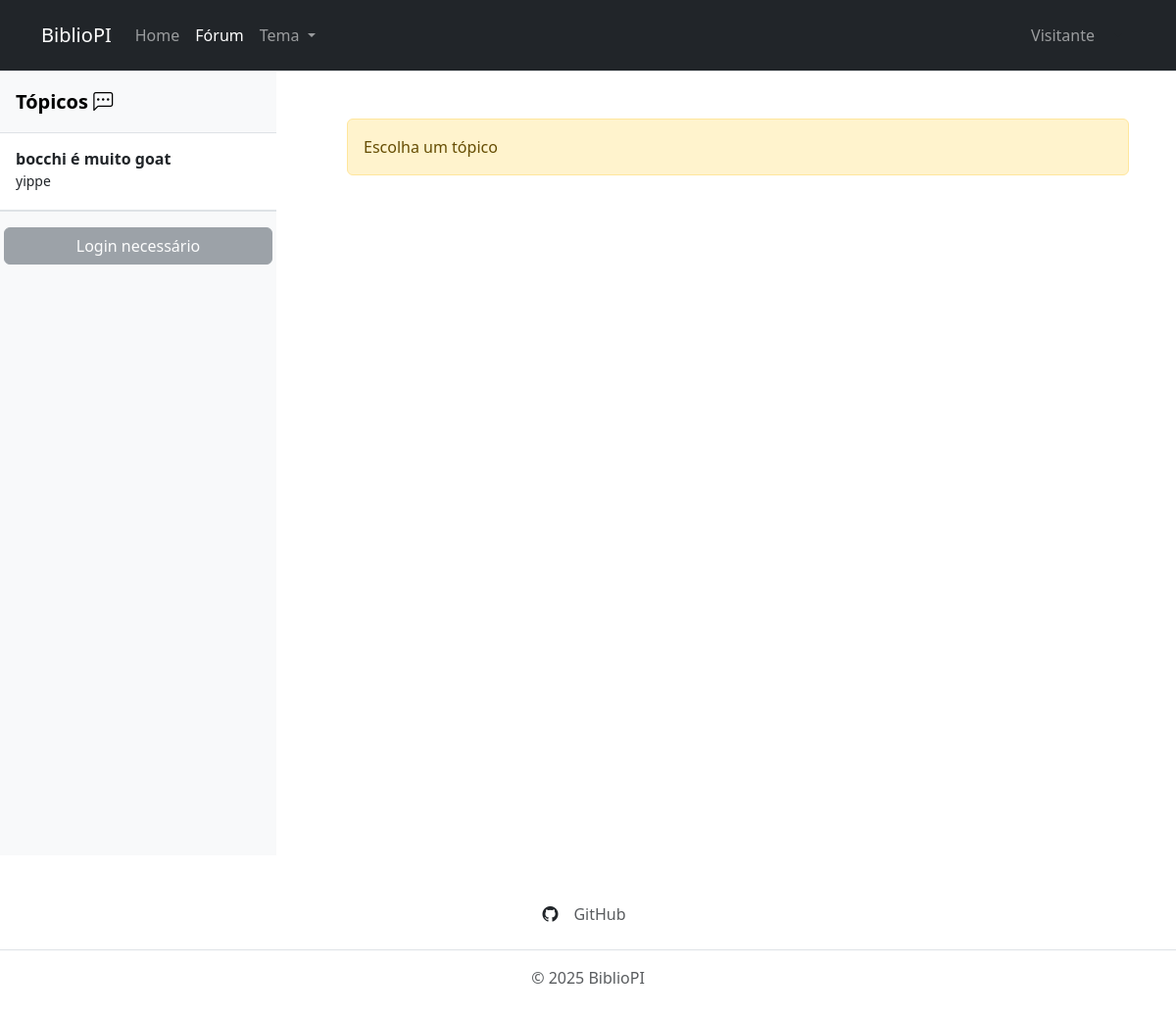
Before: /forum/ with the older database file.
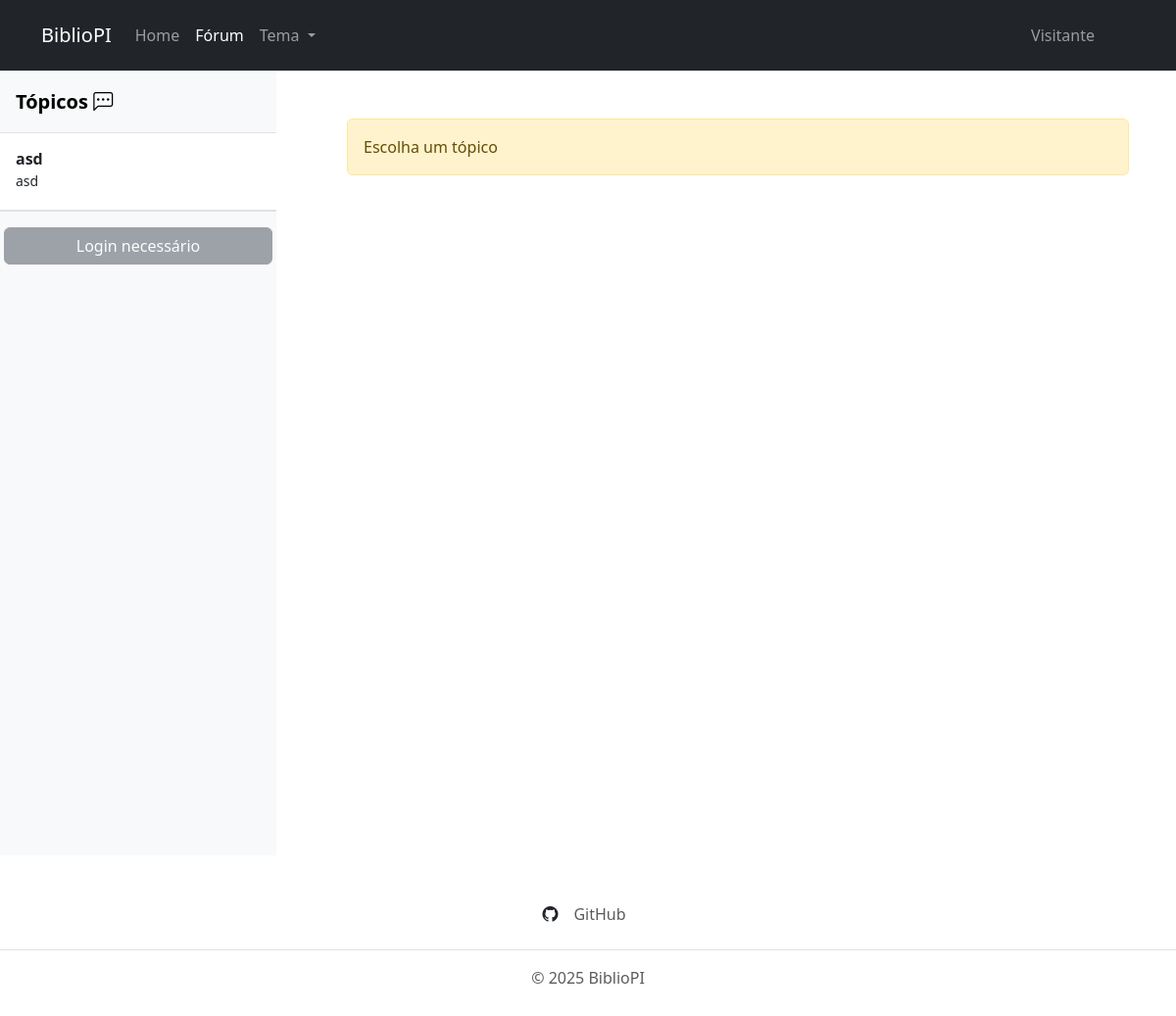
After: the same page with the newer database file.
### app/models.py (models this page shows, shortened)
class Topico(models.Model):
    nome = models.CharField(max_length=200, verbose_name="Nome do post")
    desc = models.CharField(max_length=200, verbose_name="Descrição do post")
    usuario = models.ForeignKey(User, on_delete=models.CASCADE, null=True, blank=True)
    class Meta:
        verbose_name = "Topico"
        verbose_name_plural = "Topicos"

### app/views.py (the view, shortened to what this page needs)
# urls.py: path('forum/', ForumView.as_view(), name='forumLista'),
class ForumView(View):
    def get(self, request, topico_id=None):
        topicos = Topico.objects.all()
        if topico_id is None:
            return render(request, "forum.html", {
                "topicos": topicos,
                "topico": None,
                "mensagens": None
            })

### app/templates/forum.html (shortened to what this page needs)
{% extends "base.html" %}
{% block content %}
<div class="row">
    <div class="col-3">
        <div class="flex-column align-items-stretch flex-shrink-0 bg-body-tertiary"
            style="height: 100vh; overflow-y: auto; overflow-x: hidden;">
            <a href="/"
                class="d-flex align-items-center flex-shrink-0 p-3 link-body-emphasis text-decoration-none border-bottom">
                <span class="fs-5 fw-semibold">Tópicos <i class="bi bi-chat-left-dots"></i></span>
            </a>
            <div class="list-group list-group-flush border-bottom scrollarea" id="lista-topicos">
                {% for topico in topicos %}
                <a href="{% url 'forum' topico.id %}" class="list-group-item list-group-item-action py-3 lh-sm">
                    <div class="d-flex w-100 align-items-center justify-content-between">
                        <p class="fw-semibold mb-1">{{ topico.nome }}</p>
                    </div>
                    <div class="col-12 mb-1 small">
                        <p class="mb-1">{{ topico.desc }}</p>
                    </div>
                </a>
                {% endfor %}
            </div>
            <div class="row border-top">
                <div class="col-12 p-3">
                    {% if user.is_authenticated %}
                    <button type="button" class="btn btn-primary w-100" data-bs-toggle="modal"
                        data-bs-target="#modalNovoTopico">
                        + Adicionar Tópico
                    </button>
                    {% else %}
                    <button type="button" class="btn btn-secondary w-100" disabled>
                        Login necessário
                    </button>
                    {% endif %}
                </div>
            </div>
        </div>
    </div>
    <div class="col-9">
        {% if topico %}
        {% include "chat.html" %}
        {% else %}
        <div class="container p-5">
            <div class="alert alert-warning" role="alert">
                Escolha um tópico
            </div>
        </div>
        {% endif %}
    </div>
</div>
{% endblock %}

### app/templates/base.html (shortened to what this page needs)
{% load static %}
<!DOCTYPE html>
<html lang="pt-BR">
<head>
</head>
<body class="d-flex flex-column min-vh-100">
    {% include "partials/header.html" %}
    <main class="flex-fill">
        {% block content %}
        {% endblock %}
    </main>
    {% include "partials/footer.html" %}
</body>
</html>

### app/templates/partials/header.html (shortened to what this page needs)
{% load static %}
<head>
  <link href="https://cdn.jsdelivr.net/npm/bootstrap@5.3.8/dist/css/bootstrap.min.css" rel="stylesheet"
>
  <link rel="stylesheet" href="https://cdn.jsdelivr.net/npm/bootstrap-icons@1.11.3/font/bootstrap-icons.min.css">
</head>
<header class="border-bottom">
  <nav class="navbar navbar-expand-lg navbar-dark bg-dark p-3">
    <div class="container">
      <a class="navbar-brand" href="#">BiblioPI</a>
      <div class="collapse navbar-collapse" id="navbarNavDropdown">
        <ul class="navbar-nav me-auto mb-2 mb-lg-0">
          <li class="nav-item">
            <a class="nav-link" href="/">Home</a>
          </li>
          <li class="nav-item">
            <a class="nav-link" href="/forum/">Fórum</a>
          </li>
          <li class="nav-item dropdown">
            <a class="nav-link dropdown-toggle" href="#" role="button" data-bs-toggle="dropdown" aria-expanded="false">
              Tema
            </a>
          </li>
        </ul>
        <div class="btn-group">
          {% if user.is_authenticated %}
          <ul class="navbar-nav">
            <li class="nav-item">
              <a class="nav-link">Olá, {{ user.username }}</a>
            </li>
          </ul>
          {% else %}
          <ul class="navbar-nav">
            <li class="nav-item">
              <a class="nav-link">Visitante</a>
            </li>
          </ul>
          {% endif %}
          <button type="button" class="btn dropdown-toggle" data-bs-toggle="dropdown" aria-expanded="false"></button>
        </div>
      </div>
    </div>
  </nav>
</header>

### app/templates/partials/footer.html
<footer class="py-3 my-4" id="footer-pos">
    <ul class="nav justify-content-center border-bottom pb-3 mb-3">
        <li class="nav-item d-flex align-items-center">
            <i class="bi bi-github me-2"></i>
            <a href="https://github.com/Smoothoperatooor/BiblioPI---INFO-G"
               class="nav-link px-2 text-body-secondary">
               GitHub
            </a>
        </li>
    </ul>
    <p class="text-center text-body-secondary">&copy; 2025 BiblioPI</p>
</footer>

### app/templates/forum.html (style rules this page uses)
html { overflow-x: hidden; }

Changed rows visible on the page:
removed Topico: nome "bocchi é muito goat", desc "yippe"
added Topico: nome "asd", desc "asd"
